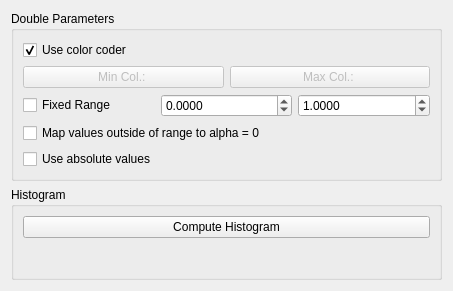
<?xml version="1.0" encoding="UTF-8"?>
<ui version="4.0">
 <class>DoubleWidget</class>
 <widget class="QWidget" name="DoubleWidget">
  <property name="geometry">
   <rect>
    <x>0</x>
    <y>0</y>
    <width>453</width>
    <height>291</height>
   </rect>
  </property>
  <property name="windowTitle">
   <string>Property Visualization</string>
  </property>
  <layout class="QVBoxLayout" name="verticalLayout_2">
   <item>
    <widget class="QGroupBox" name="paramDouble">
     <property name="title">
      <string>Double Parameters</string>
     </property>
     <layout class="QVBoxLayout" name="verticalLayout_4">
      <item>
       <widget class="QCheckBox" name="doubleColorCoder">
        <property name="text">
         <string>Use color coder</string>
        </property>
        <property name="checked">
         <bool>true</bool>
        </property>
       </widget>
      </item>
      <item>
       <layout class="QHBoxLayout" name="horizontalLayout_14">
        <item>
         <widget class="QtColorChooserButton" name="doubleMin">
          <property name="enabled">
           <bool>false</bool>
          </property>
          <property name="text">
           <string>Min Col.: </string>
          </property>
          <property name="color" stdset="0">
           <color>
            <red>0</red>
            <green>0</green>
            <blue>255</blue>
           </color>
          </property>
         </widget>
        </item>
        <item>
         <widget class="QtColorChooserButton" name="doubleMax">
          <property name="enabled">
           <bool>false</bool>
          </property>
          <property name="text">
           <string>Max Col.: </string>
          </property>
          <property name="color" stdset="0">
           <color>
            <red>255</red>
            <green>0</green>
            <blue>0</blue>
           </color>
          </property>
         </widget>
        </item>
       </layout>
      </item>
      <item>
       <layout class="QHBoxLayout" name="horizontalLayout_5">
        <item>
         <widget class="QCheckBox" name="doubleFixedRange">
          <property name="text">
           <string>Fixed Range</string>
          </property>
         </widget>
        </item>
        <item>
         <widget class="QDoubleSpinBox" name="doubleFixedRangeMin">
          <property name="minimumSize">
           <size>
            <width>100</width>
            <height>0</height>
           </size>
          </property>
          <property name="decimals">
           <number>4</number>
          </property>
          <property name="minimum">
           <double>-999999999.000000000000000</double>
          </property>
          <property name="maximum">
           <double>999999999.000000000000000</double>
          </property>
         </widget>
        </item>
        <item>
         <widget class="QDoubleSpinBox" name="doubleFixedRangeMax">
          <property name="minimumSize">
           <size>
            <width>100</width>
            <height>0</height>
           </size>
          </property>
          <property name="decimals">
           <number>4</number>
          </property>
          <property name="minimum">
           <double>-999999999.000000000000000</double>
          </property>
          <property name="maximum">
           <double>999999999.000000000000000</double>
          </property>
          <property name="value">
           <double>1.000000000000000</double>
          </property>
         </widget>
        </item>
       </layout>
      </item>
      <item>
       <widget class="QCheckBox" name="doubleMapOutsideRange">
        <property name="text">
         <string>Map values outside of range to alpha = 0</string>
        </property>
       </widget>
      </item>
      <item>
       <widget class="QCheckBox" name="doubleAbsolute">
        <property name="text">
         <string>Use absolute values</string>
        </property>
       </widget>
      </item>
     </layout>
    </widget>
   </item>
   <item>
    <widget class="QGroupBox" name="histogramGroupbox">
     <property name="title">
      <string>Histogram</string>
     </property>
     <layout class="QVBoxLayout" name="verticalLayout">
      <item>
       <widget class="QPushButton" name="computeHistogramButton">
        <property name="text">
         <string>Compute Histogram</string>
        </property>
       </widget>
      </item>
      <item>
       <widget class="ACG::QtWidgets::QtHistogramWidget" name="histogram" native="true">
        <property name="enabled">
         <bool>false</bool>
        </property>
        <property name="minimumSize">
         <size>
          <width>0</width>
          <height>0</height>
         </size>
        </property>
       </widget>
      </item>
     </layout>
    </widget>
   </item>
  </layout>
 </widget>
 <customwidgets>
  <customwidget>
   <class>QtColorChooserButton</class>
   <extends>QPushButton</extends>
   <header>ACG/QtWidgets/QtColorChooserButton.hh</header>
  </customwidget>
  <customwidget>
   <class>ACG::QtWidgets::QtHistogramWidget</class>
   <extends>QWidget</extends>
   <header>ACG/QtWidgets/QtHistogramWidget.hh</header>
   <container>1</container>
  </customwidget>
 </customwidgets>
 <tabstops>
  <tabstop>doubleFixedRange</tabstop>
  <tabstop>doubleFixedRangeMin</tabstop>
  <tabstop>doubleFixedRangeMax</tabstop>
  <tabstop>doubleAbsolute</tabstop>
 </tabstops>
 <resources/>
 <connections>
  <connection>
   <sender>doubleColorCoder</sender>
   <signal>toggled(bool)</signal>
   <receiver>doubleMin</receiver>
   <slot>setDisabled(bool)</slot>
   <hints>
    <hint type="sourcelabel">
     <x>101</x>
     <y>947</y>
    </hint>
    <hint type="destinationlabel">
     <x>101</x>
     <y>976</y>
    </hint>
   </hints>
  </connection>
  <connection>
   <sender>doubleColorCoder</sender>
   <signal>toggled(bool)</signal>
   <receiver>doubleMax</receiver>
   <slot>setDisabled(bool)</slot>
   <hints>
    <hint type="sourcelabel">
     <x>296</x>
     <y>954</y>
    </hint>
    <hint type="destinationlabel">
     <x>294</x>
     <y>973</y>
    </hint>
   </hints>
  </connection>
 </connections>
</ui>
